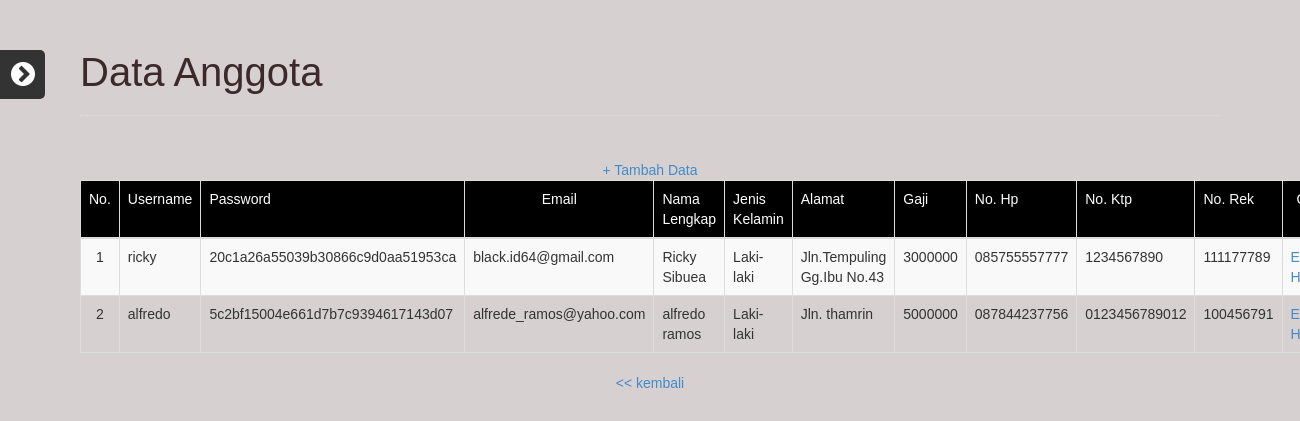
The page /add_member.php on the database its author committed.
### tables this page shows
CREATE TABLE IF NOT EXISTS `users` (
  `user_id` int(4) NOT NULL AUTO_INCREMENT,
  `username` varchar(20) NOT NULL,
  `password` varchar(50) NOT NULL,
  `email` varchar(100) NOT NULL,
  `fullname` varchar(100) NOT NULL,
  `jen_kel` enum('Laki-laki','Perempuan') NOT NULL,
  `alamat` varchar(100) NOT NULL,
  `gaji` varchar(10) NOT NULL,
  `no_hp` varchar(12) NOT NULL,
  `no_ktp` varchar(20) NOT NULL,
  `no_rek` varchar(20) NOT NULL,
  PRIMARY KEY (`user_id`)
);

### add_member.php (the view, shortened to what this page needs)
<!doctype html>
<html lang="en">
<head>
	<link rel="stylesheet" type="text/css" href="css/reset.css">
	<link rel="stylesheet" type="text/css" href="css/bootstrap.css">
	<link rel="stylesheet" href="fontawsome/font-awesome.css">
	<link rel="stylesheet" type="text/css" href="css/a.css">
</head>
<body>
		<?php
		include "nav.php";
		?>
		<div class="container">
				<div class="row">
						<div class="col-md-12  page_header">
								<h3><font color="#3C2A2A">Data Anggota</font></h3>
								<hr>
						</div>
				</div>
				<div class="row">
					<div class="col-md-12">
						<font face="verdana,arial" size=-1>
						<center>
														<a href="input_member.php">+ Tambah Data</a>
														<table class="table table-responsive table-key-value pull-center table-striped table-bordered">
															<thead bgcolor="black">
																<tr>
																	<td><font color="white"><center>No.</td>
																	<td><font color="white">Username</td>
																	<td><font color="white">Password</td>
																	<td><font color="white"><center>Email</center></td>
																	<td><font color="white">Nama Lengkap</td>
																	<td><font color="white">Jenis Kelamin</td>
																	<td><font color="white">Alamat</td>
																	<td><font color="white">Gaji</td>
																	<td><font color="white">No. Hp</td>
																	<td><font color="white">No. Ktp</td>
																	<td><font color="white">No. Rek</td>
																	<td><font color="white"><center>Opsi</center></td>
																</tr>
															</thead>
															<tbody>
																<?php
																$query = mysql_query("select * from users");
																$no = 1;
																while ($data = mysql_fetch_array($query)) {
																?>
																	<tr>
																		<td><center><?php echo $no; ?></td>
																		<td><?php echo $data['username']; ?></td>
																		<td><?php echo $data['password']; ?></td>
																		<td><?php echo $data['email']; ?></td>
																		<td><?php echo $data['fullname']; ?></td>
																		<td><?php echo $data['jen_kel']; ?></td>
																		<td><?php echo $data['alamat']; ?></td>
																		<td><?php echo $data['gaji']; ?></td>
																		<td><?php echo $data['no_hp']; ?></td>
																		<td><?php echo $data['no_ktp']; ?></td>
																		<td><?php echo $data['no_rek']; ?></td>
																		<td><a href="edit_member.php?id=<?php echo $data['user_id']; ?>">Edit</a> || <a href="delete.php?id=<?php echo $data['user_id']; ?>">Hapus</a></td>
																	</tr>
																<?php
																	$no++;
																}
																?>
															</tbody>
														</table>
														<a href="adminpage.php"><< kembali</a>
					</div>
				</div>
		</div>
</body>
</html>

### css/a.css (style rules this page uses)
body { background: url(../img/) no-repeat fixed; background-size:100% 100%; background-color:#D7D0D0; }
.page_header { height: 160px; padding-top: 30px; }
.page_header h3 { color: #fff; font:normal 40px Arial; }
.page_header hr { border:0; border-bottom: 1px dotted #fff; opacity: .3; }

### rows shown on the page
users: username "ricky", password "20c1a26a55039b30866c9d0aa51953ca", email "black.id64@gmail.com", fullname "Ricky Sibuea", jen_kel "Laki-laki", alamat "Jln.Tempuling Gg.Ibu No.43", gaji "3000000", no_hp "085755557777", no_ktp "1234567890", no_rek "111177789"
users: username "alfredo", password "5c2bf15004e661d7b7c9394617143d07", email "alfrede_ramos@yahoo.com", fullname "alfredo ramos", jen_kel "Laki-laki", alamat "Jln. thamrin", gaji "5000000", no_hp "087844237756", no_ktp "0123456789012", no_rek "100456791"
